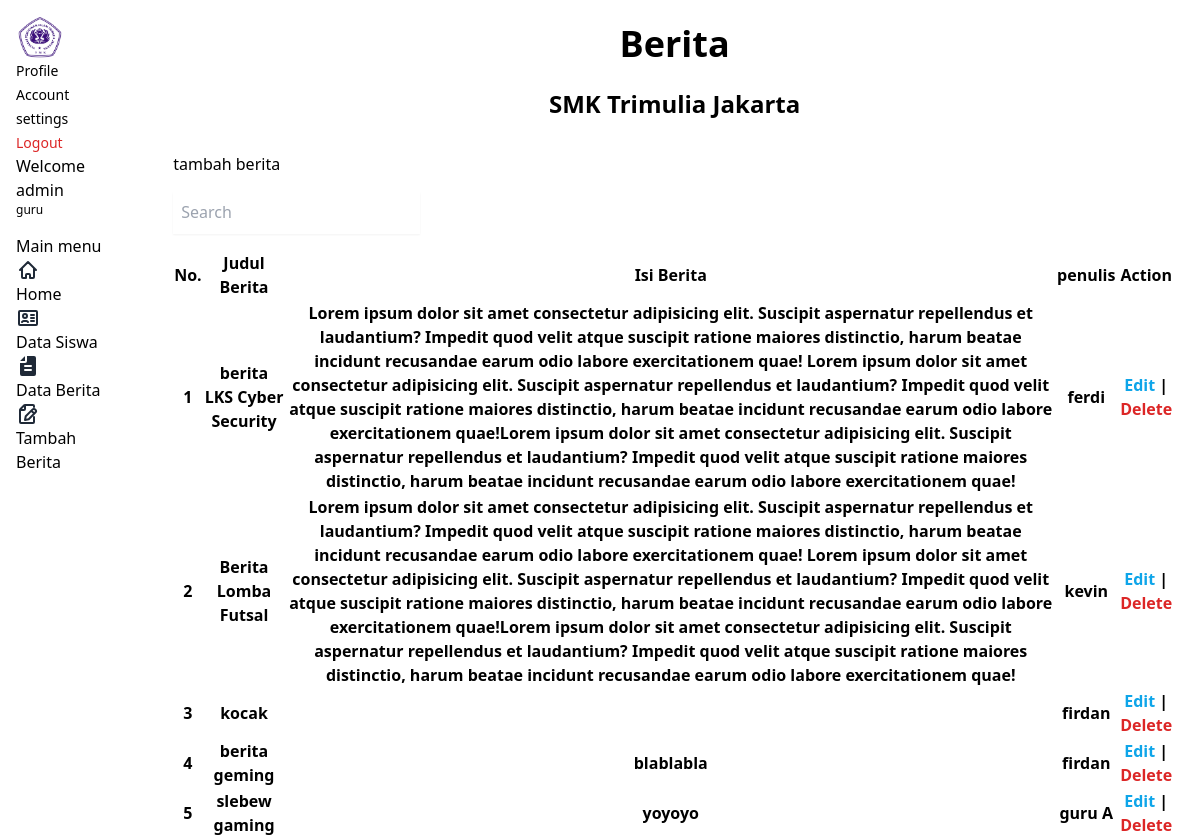
Screenshot of /guru/berita.php (signed in) with the database file from the repository.
### tables this page shows
CREATE TABLE `berita` (
  `id` int(11) NOT NULL,
  `judul_berita` varchar(200) NOT NULL,
  `isi_berita` longtext NOT NULL,
  `penulis` varchar(200) NOT NULL,
  `date` varchar(200) NOT NULL,
  `gambar_berita` varchar(355) DEFAULT NULL
);

### koneksi.php (called while the page is built, shortened)
<?php
    $koneksi = mysqli_connect("localhost","root","","sekolah_db");
    function query($query) {
        global $koneksi;
        $result = mysqli_query($koneksi, $query);
        $rows = [];
        while ($row = mysqli_fetch_assoc($result)) {
            $rows[] = $row;
        }
        return $rows;
    }
?>

### guru/berita.php (the view, shortened to what this page needs)
<?php
require("../koneksi.php");
$berita = query("SELECT * FROM berita");
?>
<!DOCTYPE html>
<html lang="en">
<head>
    <link rel="stylesheet" href="https://cdn.jsdelivr.net/npm/rippleui@1.12.1/dist/css/styles.css" />
</head>
<body>
    <div class="sticky flex h-screen flex-row gap-4 overflow-y-auto rounded-lg sm:overflow-x-hidden">
        <aside class="sidebar-sticky sidebar justify-start">
            <section class="sidebar-title items-center p-4">
                <div class="w-12 mr-2">
                    <div class="avatar avatar-ring avatar-md">
                        <div class="dropdown-container">
                            <div class="dropdown">
                                <label class="btn btn-ghost flex cursor-pointer px-0 hover:bg-inherit" tabindex="0">
                                    <img src="../assets/logo.png" alt="avatar" />
                                </label>
                                <div class="dropdown-menu dropdown-menu-bottom-right">
                                    <a class="dropdown-item text-sm">Profile</a>
                                    <a tabindex="-1" class="dropdown-item text-sm">Account settings</a>
                                    <a href="logout.php" tabindex="-1" class="dropdown-item text-sm text-red-600">Logout</a>
                                </div>
                            </div>
                        </div>
                    </div>
                </div>
                <div class="flex flex-col">
                    <span>Welcome admin</span>
                    <span class="text-xs font-normal text-content2"><?php echo $_SESSION["username_guru"] ?></span>
                </div>
            </section>
            <section class="sidebar-content min-h-[20rem]">
                <nav class="menu rounded-md">
                    <section class="menu-section px-4">
                        <span class="menu-title">Main menu</span>
                        <ul class="menu-items">
                            <a href="index.php">
                                <li class="menu-item">
                                    <span>Home</span>
                                </li>
                            </a>
                            <a href="data-siswa.php">
                                <li class="menu-item">
                                    <span>Data Siswa</span>
                                </li>
                            </a>
                            <a href="berita.php ">
                                <li class="menu-item menu-active">
                                    <span>Data Berita</span>
                                </li>
                            </a>
                            <a href="tambah-berita.php">
                                <li class="menu-item">
                                    <span>Tambah Berita</span>
                                </li>
                            </a>
                        </ul>
                    </section>
                </nav>
            </section>
        </aside>
        <div class="flex w-full flex-row flex-wrap gap-4 p-6 justify-center">
            <div class="text-center">
                <h1 class="font-bold text-4xl">Berita</h1>
                <br>
                <h2 class="font-bold text-2xl">SMK Trimulia Jakarta</h2>
            </div>
            <div class="my-4 grid w-full  gap-4">
                <a href="tambah-berita.php">tambah berita</a>
                <form action="" method="get">
                    <input type="text" name="keyword" placeholder="Search" class="p-2 border-white focus:outline-none shadow-sm border-b-2 bg-transparent">
                    <button class="" type="submit" name="cari">
                        <svg xmlns="http://www.w3.org/2000/svg" width="16" height="16" fill="#ffffff" class="bi bi-search ml-2" viewBox="0 0 16 16">
                            <path d="M11.742 10.344a6.5 6.5 0 1 0-1.397 1.398h-.001q.044.06.098.115l3.85 3.85a1 1 0 0 0 1.415-1.414l-3.85-3.85a1 1 0 0 0-.115-.1zM12 6.5a5.5 5.5 0 1 1-11 0 5.5 5.5 0 0 1 11 0" />
                        </svg>
                    </button>
                </form>
                <div class="flex w-full overflow-x-auto">
                    <table class="table-zebra table">
                        <thead>
                            <tr>
                                <th>No.</th>
                                <th>Judul Berita</th>
                                <th>Isi Berita</th>
                                <th>penulis</th>
                                <th>Action</th>
                            </tr>
                        </thead>
                        <tbody>
                            <?php $no = 1 ?>
                            <?php foreach ($berita as $berita) : ?>
                                <tr>
                                    <th><?php echo $no ?></th>
                                    <th><?php echo $berita["judul_berita"] ?></th>
                                    <th><?php echo $berita["isi_berita"] ?></th>
                                    <th><?php echo $berita["penulis"] ?></th>
                                    <th><a class="text-sky-500" href="edit-siswa.php">Edit</a> | <a class="text-red-600" href="delete-berita.php?id=<?php echo $berita["id"] ?>">Delete</a></th>
                                </tr>
                                <?php $no++ ?>
                            <?php endforeach; ?>
                        </tbody>
                    </table>
                </div>
            </div>
        </div>
    </div>
    <script src="https://cdn.tailwindcss.com"></script>
</body>
</html>

### rows the page displays
berita: judul_berita "berita LKS Cyber Security", isi_berita "Lorem ipsum dolor sit amet consectetur adipisicing elit. Suscipit aspernatur repellendus et laudantium? Impedit quod velit atque suscipit ratione maiores distinctio, harum beatae incidunt recusandae earum odio labore exercitationem quae! Lorem ipsum dolor sit amet consectetur adipisicing elit. Suscipit aspernatur repellendus et laudantium? Impedit quod velit atque suscipit ratione maiores distinctio, harum beatae incidunt recusandae earum odio labore exercitationem quae!Lorem ipsum dolor sit amet consectetur adipisicing elit. Suscipit aspernatur repellendus et laudantium? Impedit quod velit atque suscipit ratione maiores distinctio, harum beatae incidunt recusandae earum odio labore…", penulis "ferdi"
berita: judul_berita "Berita Lomba Futsal", isi_berita "Lorem ipsum dolor sit amet consectetur adipisicing elit. Suscipit aspernatur repellendus et laudantium? Impedit quod velit atque suscipit ratione maiores distinctio, harum beatae incidunt recusandae earum odio labore exercitationem quae! Lorem ipsum dolor sit amet consectetur adipisicing elit. Suscipit aspernatur repellendus et laudantium? Impedit quod velit atque suscipit ratione maiores distinctio, harum beatae incidunt recusandae earum odio labore exercitationem quae!Lorem ipsum dolor sit amet consectetur adipisicing elit. Suscipit aspernatur repellendus et laudantium? Impedit quod velit atque suscipit ratione maiores distinctio, harum beatae incidunt recusandae earum odio labore…", penulis "kevin"
berita: judul_berita "kocak", penulis "firdan"
berita: judul_berita "berita geming", isi_berita "blablabla", penulis "firdan"
berita: judul_berita "slebew gaming", isi_berita "yoyoyo", penulis "guru A"

### other values shown
$_SESSION["username_guru"] "guru"
